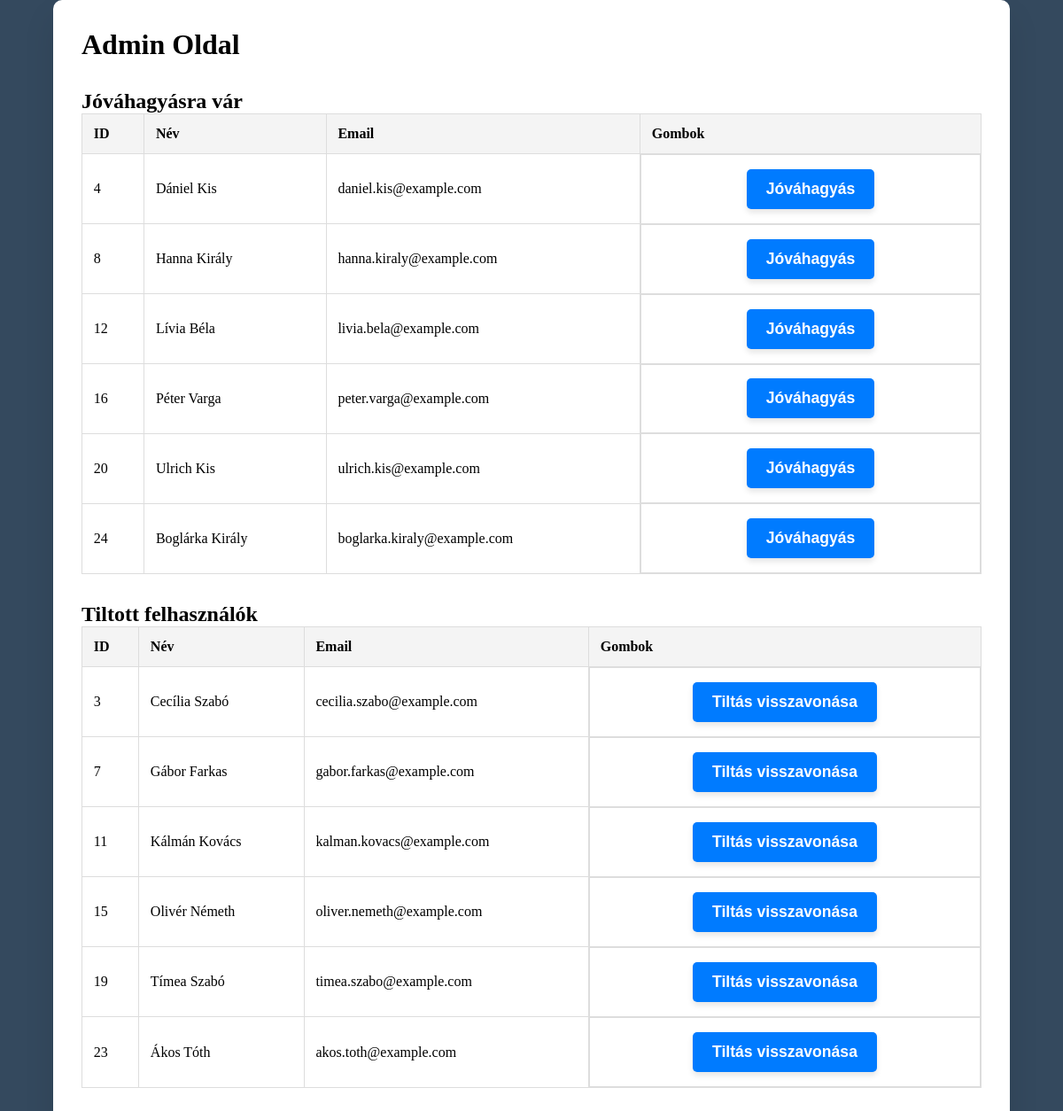
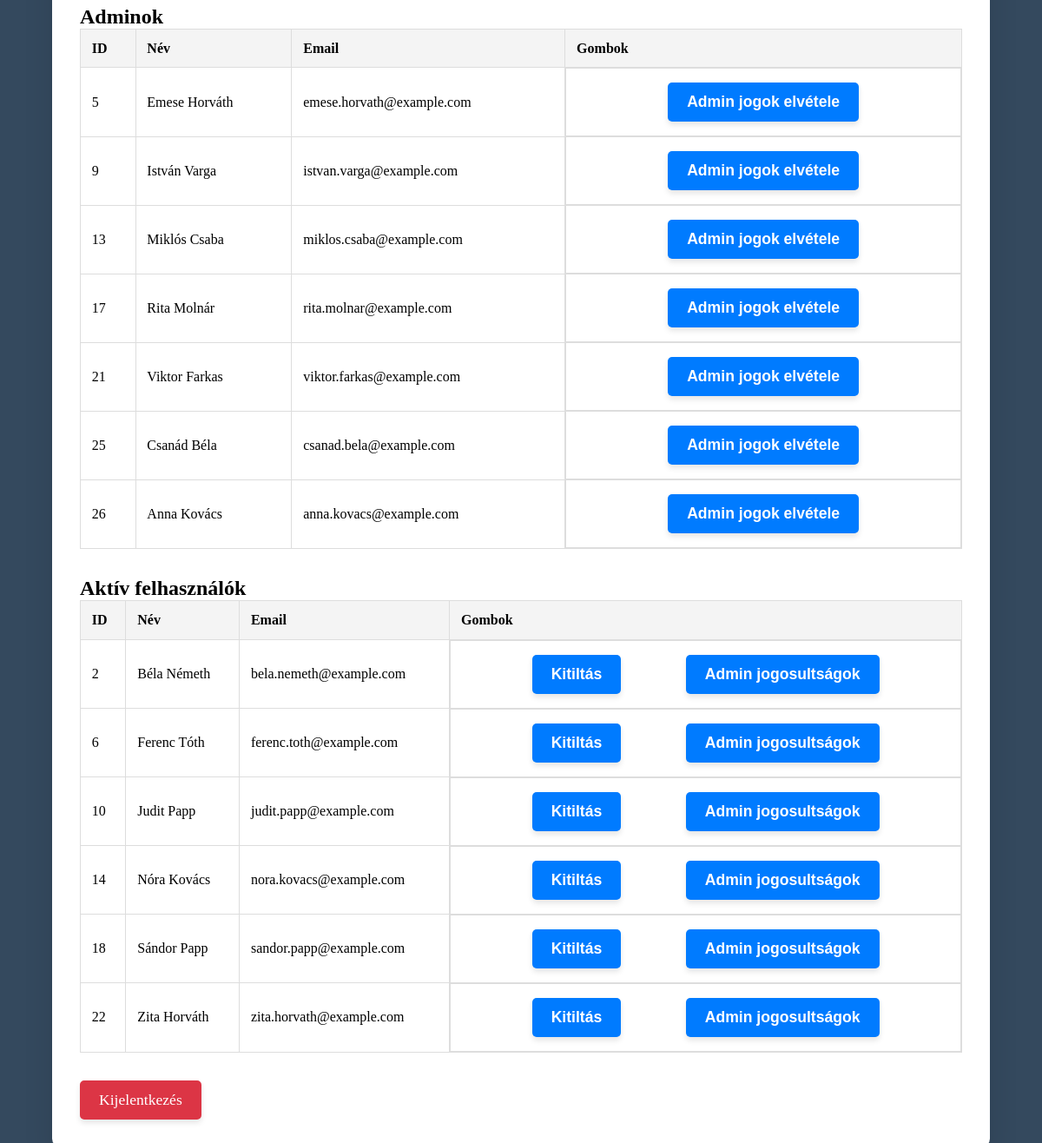
The page /app/admin.php (signed in) on the database its author committed (2 pictures, top to bottom).
### tables this page shows
CREATE TABLE IF NOT EXISTS users (
    id INT(11) AUTO_INCREMENT PRIMARY KEY,
    firstName CHAR(40) NOT NULL,
    lastName CHAR(40) NOT NULL,
    email CHAR(40) NOT NULL UNIQUE,
    password CHAR(40) NOT NULL,
    role INT(11) DEFAULT 1
);

### app/admin.php (the view, shortened to what this page needs)
<?php
include("./connect.php");
$pendingStmt = $conn->prepare("SELECT id, firstName, lastName, email, role FROM users WHERE role = 1");
$bannedStmt = $conn->prepare("SELECT id, firstName, lastName, email, role FROM users WHERE role = 2");
$adminsStmt = $conn->prepare("SELECT id, firstName, lastName, email, role FROM users WHERE role = 4");
$activeStmt = $conn->prepare("SELECT id, firstName, lastName, email, role FROM users WHERE role = 3");
$pendingStmt->execute();
$pendingResult = $pendingStmt->fetchAll(PDO::FETCH_ASSOC);
$bannedStmt->execute();
$bannedResult = $bannedStmt->fetchAll(PDO::FETCH_ASSOC);
$adminsStmt->execute();
$adminsResult = $adminsStmt->fetchAll(PDO::FETCH_ASSOC);
$activeStmt->execute();
$activeResult = $activeStmt->fetchAll(PDO::FETCH_ASSOC);
?>
<!DOCTYPE html>
<html lang="hu">
<head>
    <link rel="stylesheet" href="../css/style.css">
    <link rel="stylesheet" href="../css/admin.css">
</head>
<body>
    <div class="admin-container">
        <h1>Admin Oldal</h1>
        <h2>Jóváhagyásra vár</h2>
        <table>
            <thead>
                <tr>
                    <th>ID</th>
                    <th>Név</th>
                    <th>Email</th>
                    <th>Gombok</th>
                </tr>
            </thead>
            <tbody>
                <?php if (count($pendingResult) > 0): ?>
                    <?php foreach ($pendingResult as $row): ?>
                        <tr>
                            <td><?php echo htmlspecialchars($row['id']); ?></td>
                            <td><?php echo htmlspecialchars($row['firstName'] . ' ' . $row['lastName']); ?></td>
                            <td><?php echo htmlspecialchars($row['email']); ?></td>
                            <td class="action-buttons">
                                <form method="post" style="display:inline;" onsubmit="return confirm('Biztosan aktív felhasználóvá szeretnéd tenni?');">
                                    <button type="submit" class="btn">Jóváhagyás</button>
                                </form>
                            </td>
                        </tr>
                    <?php endforeach; ?>
                <?php else: ?>
                    <tr><td colspan="4">Nem vár senki jóváhagyásra.</td></tr>
                <?php endif; ?>
            </tbody>
        </table>
        <h2>Tiltott felhasználók</h2>
        <table>
            <thead>
                <tr>
                    <th>ID</th>
                    <th>Név</th>
                    <th>Email</th>
                    <th>Gombok</th>
                </tr>
            </thead>
            <tbody>
                <?php if (count($bannedResult) > 0): ?>
                    <?php foreach ($bannedResult as $row): ?>
                        <tr>
                            <td><?php echo htmlspecialchars($row['id']); ?></td>
                            <td><?php echo htmlspecialchars($row['firstName'] . ' ' . $row['lastName']); ?></td>
                            <td><?php echo htmlspecialchars($row['email']); ?></td>
                            <td class="action-buttons">
                                <form method="post" style="display:inline;" onsubmit="return confirm('Biztosan vissza szeretnéd vonni a felhasználó tiltását?');">
                                    <button type="submit" class="btn">Tiltás visszavonása</button>
                                </form>
                            </td>
                        </tr>
                    <?php endforeach; ?>
                <?php else: ?>
                    <tr><td colspan="4">Nincsenek tiltott felhasználók.</td></tr>
                <?php endif; ?>
            </tbody>
        </table>
        <h2>Adminok</h2>
        <table>
            <thead>
                <tr>
                    <th>ID</th>
                    <th>Név</th>
                    <th>Email</th>
                    <th>Gombok</th>
                </tr>
            </thead>
            <tbody>
                <?php if (count($adminsResult) > 0): ?>
                    <?php foreach ($adminsResult as $row): ?>
                        <tr>
                            <td><?php echo htmlspecialchars($row['id']); ?></td>
                            <td><?php echo htmlspecialchars($row['firstName'] . ' ' . $row['lastName']); ?></td>
                            <td><?php echo htmlspecialchars($row['email']); ?></td>
                            <td class="action-buttons">
                                <form method="post" style="display:inline;" onsubmit="return confirm('Biztosan el szeretnéd venni az admin jogait?');">
                                    <button type="submit" class="btn">Admin jogok elvétele</button>
                                </form>
                            </td>
                        </tr>
                    <?php endforeach; ?>
                <?php else: ?>
                    <tr><td colspan="4">Nincsenek adminok.</td></tr>
                <?php endif; ?>
            </tbody>
        </table>
        <h2>Aktív felhasználók</h2>
        <table>
            <thead>
                <tr>
                    <th>ID</th>
                    <th>Név</th>
                    <th>Email</th>
                    <th>Gombok</th>
                </tr>
            </thead>
            <tbody>
                <?php if (count($activeResult) > 0): ?>
                    <?php foreach ($activeResult as $row): ?>
                        <tr>
                            <td><?php echo htmlspecialchars($row['id']); ?></td>
                            <td><?php echo htmlspecialchars($row['firstName'] . ' ' . $row['lastName']); ?></td>
                            <td><?php echo htmlspecialchars($row['email']); ?></td>
                            <td class="action-buttons">
                                <div class="action-button-container">
                                    <form method="post" style="display:inline;" onsubmit="return confirm('Biztosan ki akarod tiltani a felhasználót?');">
                                        <button type="submit" class="btn">Kitiltás</button>
                                    </form>
                                    <form method="post" style="display:inline;" onsubmit="return confirm('Biztosan admin jogosultságokat szeretnél neki adni?');">
                                        <button type="submit" class="btn">Admin jogosultságok</button>
                                    </form>
                                </div>
                            </td>
                        </tr>
                    <?php endforeach; ?>
                <?php else: ?>
                    <tr><td colspan="4">Nincsenek aktív felhasználók.</td></tr>
                <?php endif; ?>
            </tbody>
        </table>
        <a href="./logout.php" class="btn logout">Kijelentkezés</a>
    </div>
</body>
</html>

### css/style.css (style rules this page uses)
body { background: #34495e; }
* { padding: 0px; margin: 0px; box-sizing: border-box; }
form { margin: 0 2rem; }
a { text-decoration: none; color: rgb(125, 125, 235); }
.btn { display: inline-block; font-size: 1.1rem; padding: 10px 20px; border-radius: 5px; border: 2px solid transparent; text-align: center; color: #fff; background-color: #007bff; text-decoration: none; cursor: pointer; transition: background-color 0.3s ease, border-color 0.3s ease, transform 0.2s ease; box-shadow: 0 4px 6px rgba(0, 0, 0, 0.1); }
.btn.logout { background-color: #dc3545; border-color: #dc3545; }
.action-buttons { display: flex; justify-content: center; gap: 10px; }
button { color: rgb(125, 125, 235); border: none; background-color: transparent; font-size: 1rem; font-weight: bold; }

### css/admin.css (style rules this page uses)
.admin-container { width: 90%; max-width: 1200px; margin: 0 auto; padding: 2rem; background: #fff; border-radius: 10px; box-shadow: 0 20px 35px rgba(0, 0, 0, 0.1); }
table { width: 100%; border-collapse: collapse; margin-bottom: 2rem; }
table, th, td { border: 1px solid #ddd; }
th, td { padding: 0.8rem; text-align: left; }
th { background-color: #f4f4f4; }
button { background-color: #007bff; border: none; color: white; padding: 0.5rem 1rem; text-align: center; text-decoration: none; display: inline-block; font-size: 0.9rem; margin: 0.2rem; cursor: pointer; border-radius: 5px; }
form { display: inline; }
h2 { margin-top: 2rem; font-size: 1.5rem; }

### rows shown on the page
users: id "4", firstName+lastName "Dániel Kis", email "daniel.kis@example.com"
users: id "8", firstName+lastName "Hanna Király", email "hanna.kiraly@example.com"
users: id "12", firstName+lastName "Lívia Béla", email "livia.bela@example.com"
users: id "16", firstName+lastName "Péter Varga", email "peter.varga@example.com"
users: id "20", firstName+lastName "Ulrich Kis", email "ulrich.kis@example.com"
users: id "24", firstName+lastName "Boglárka Király", email "boglarka.kiraly@example.com"
users: id "3", firstName+lastName "Cecília Szabó", email "cecilia.szabo@example.com"
users: id "7", firstName+lastName "Gábor Farkas", email "gabor.farkas@example.com"
users: id "11", firstName+lastName "Kálmán Kovács", email "kalman.kovacs@example.com"
users: id "15", firstName+lastName "Olivér Németh", email "oliver.nemeth@example.com"
users: id "19", firstName+lastName "Tímea Szabó", email "timea.szabo@example.com"
users: id "23", firstName+lastName "Ákos Tóth", email "akos.toth@example.com"
users: id "5", firstName+lastName "Emese Horváth", email "emese.horvath@example.com"
users: id "9", firstName+lastName "István Varga", email "istvan.varga@example.com"
users: id "13", firstName+lastName "Miklós Csaba", email "miklos.csaba@example.com"
users: id "17", firstName+lastName "Rita Molnár", email "rita.molnar@example.com"
users: id "21", firstName+lastName "Viktor Farkas", email "viktor.farkas@example.com"
users: id "25", firstName+lastName "Csanád Béla", email "csanad.bela@example.com"
users: id "26", firstName+lastName "Anna Kovács", email "anna.kovacs@example.com"
users: id "2", firstName+lastName "Béla Németh", email "bela.nemeth@example.com"
users: id "6", firstName+lastName "Ferenc Tóth", email "ferenc.toth@example.com"
users: id "10", firstName+lastName "Judit Papp", email "judit.papp@example.com"
users: id "14", firstName+lastName "Nóra Kovács", email "nora.kovacs@example.com"
users: id "18", firstName+lastName "Sándor Papp", email "sandor.papp@example.com"
users: id "22", firstName+lastName "Zita Horváth", email "zita.horvath@example.com"
